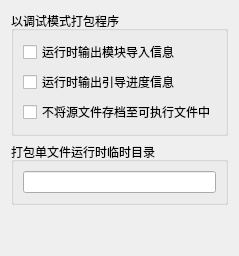
       <widget class="QWidget" name="tab_advanced_setup">
        <attribute name="title">
         <string>高级设置</string>
        </attribute>
        <layout class="QVBoxLayout" name="verticalLayout_25">
         <item>
          <layout class="QVBoxLayout" name="verticalLayout_24">
           <item>
            <widget class="QGroupBox" name="groupBox">
             <property name="title">
              <string>以调试模式打包程序</string>
             </property>
             <layout class="QVBoxLayout" name="verticalLayout_22">
              <item>
               <layout class="QVBoxLayout" name="verticalLayout_21">
                <item>
                 <widget class="QCheckBox" name="cb_db_imports">
                  <property name="toolTip">
                   <string>每次初始化模块时，打印一条消息，显示加载该模块的位置(文件名或内置模块)。
要求源代码文件后缀名不能是 *.pyw，&quot;生成控制&quot;标签中的&quot;打包的程序运行时显示控制台&quot;选项必须勾选。</string>
                  </property>
                  <property name="text">
                   <string>运行时输出模块导入信息</string>
                  </property>
                 </widget>
                </item>
                <item>
                 <widget class="QCheckBox" name="cb_db_bootloader">
                  <property name="toolTip">
                   <string>使引导程序在初始化和启动捆绑的应用程序时发出进度消息，用于诊断导入丢失的问题。
要求源代码文件后缀名不能是 *.pyw，&quot;生成控制&quot;标签中的&quot;打包的程序运行时显示控制台&quot;选项必须勾选。</string>
                  </property>
                  <property name="text">
                   <string>运行时输出引导进度信息</string>
                  </property>
                 </widget>
                </item>
                <item>
                 <widget class="QCheckBox" name="cb_db_noarchive">
                  <property name="toolTip">
                   <string>不将所有冻结的源代码文件存档在生成的可执行文件中，而是将它们作为单独的文件存储在生成的输出目录中。</string>
                  </property>
                  <property name="text">
                   <string>不将源文件存档至可执行文件中</string>
                  </property>
                 </widget>
                </item>
               </layout>
              </item>
             </layout>
            </widget>
           </item>
           <item>
            <widget class="QGroupBox" name="groupBox_2">
             <property name="toolTip">
              <string>以&quot;单文件&quot;模式打包的程序运行时提取的库和支持文件的临时储存位置。
如果指定了此选项，则引导加载程序将忽略运行时操作系统定义的任何临时文件夹位置。
&quot;_MEIxxxxxx&quot;文件夹将在您指定的位置创建，仅当您知道自己在做什么时，才使用此选项。</string>
             </property>
             <property name="title">
              <string>打包单文件运行时临时目录</string>
             </property>
             <layout class="QVBoxLayout" name="verticalLayout_23">
              <item>
               <widget class="QLineEdit" name="le_runtime_tmpdir">
                <property name="contextMenuPolicy">
                 <enum>Qt::NoContextMenu</enum>
                </property>
               </widget>
              </item>
             </layout>
            </widget>
           </item>
           <item>
            <spacer name="verticalSpacer_2">
             <property name="orientation">
              <enum>Qt::Vertical</enum>
             </property>
             <property name="sizeHint" stdset="0">
              <size>
               <width>20</width>
               <height>40</height>
              </size>
             </property>
            </spacer>
           </item>
          </layout>
         </item>
        </layout>
       </widget>
